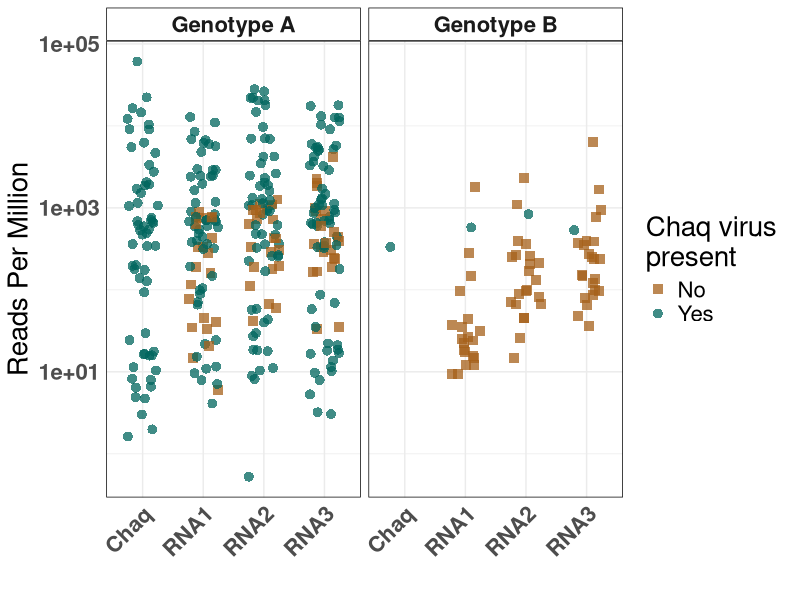
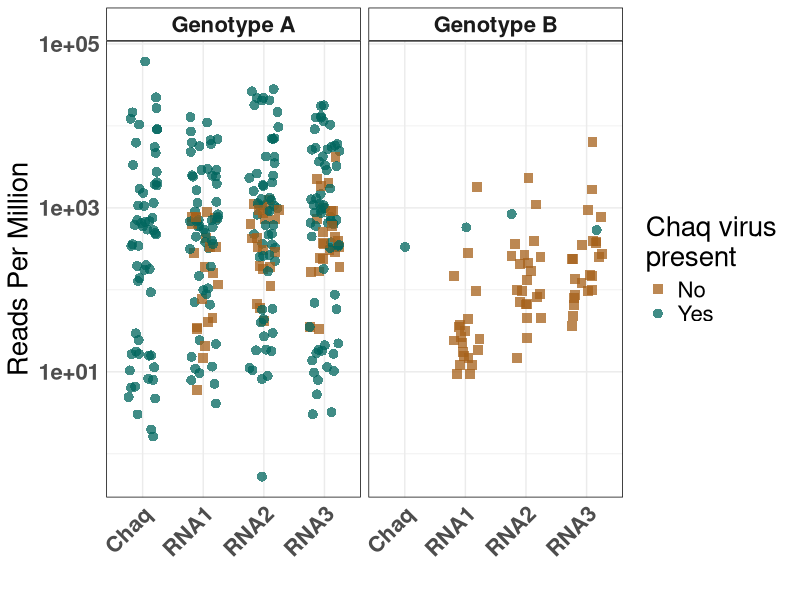

Recreate these plots in R, in order.
library(tidyverse)
library(readxl)

all_counts <- read_xlsx("analyses/RPM/all_read_counts.xlsx") %>% 
  filter(count_type == "post_trimming") %>% 
  rename(id = sample_id) %>% 
  select(id, count)

remapping1 <- read_xlsx("analyses/RPM/remapping_num_aligned.xlsx")
remapping3 <- read_xlsx("analyses/RPM/remapping3_num_aligned.xlsx")
remappingM <- read_xlsx("analyses/RPM/remapping_mark.xlsx")

#parse to get sample ids
remapping1 <- remapping1 %>% 
  mutate(sample_id = str_replace(sample_id, "sim-20-TD-4.filt", "D_mel_USA_2020_sim-20-TD-4_Galbut_virus_RNA3_Complete_CDS_2")) %>% 
  separate(sample_id, into = c("D", "mel_sim", "loc", "year", "id", "galbut", "virus", "segment"), sep = "_") %>% 
  mutate(segment = str_replace(segment, "Complete", "Chaq"),
         segment = str_replace(segment, "Capsid", "RNA2"),
         segment = str_replace(segment, "RNA2s", "RNA2")) %>% 
  select(id, segment, num_reads) 

remapping3 <- remapping3 %>% 
  mutate(sample_id = str_replace(sample_id, "Penn-M-2_Chaq_virus_Complete_CDS_1", 
                                 "D_mel_USA_2023_Penn-M-2_Chaq_virus_Complete_CDS_1")) %>% 
  mutate(sample_id = str_replace(sample_id, "Penn-M-2_Chaq_virus_Complete_CDS_2", 
                                 "D_mel_USA_2023_Penn-M-2_Chaq_virus_Complete_CDS_2")) %>% 
  separate(sample_id, into = c("D", "mel_sim", "loc", "year", "id", "galbut", "virus", "segment"), sep = "_") %>% 
  mutate(segment = str_replace(segment, "Complete", "Chaq"),
         segment = str_replace(segment, "Capsid", "RNA2"),
         segment = str_replace(segment, "Partial", "Chaq")) %>% 
  select(id, segment, num_reads)

remappingM <- remappingM %>% 
  separate(id, into = c("D", "mel_sim", "loc", "year", "id", "galbut", "virus", "segment"), sep = "_") %>% 
  mutate(segment = str_replace(segment, "Complete", "Chaq")) %>% 
  mutate(num_reads = num_seqs) %>% 
  select(id, segment, num_reads)

# Get segments into own df
remap1_RNA1 <- remapping1 %>% 
  filter(segment == "RNA1")

remap1_RNA2 <- remapping1 %>% 
  filter(segment == "RNA2")

remap1_RNA3 <- remapping1 %>% 
  filter(segment == "RNA3")

remap1_Chaq <- remapping1 %>% 
  filter(segment == "Chaq")

remap3_RNA1 <- remapping3 %>% 
  filter(segment == "RNA1")

remap3_RNA2 <- remapping3 %>% 
  filter(segment == "RNA2")

remap3_RNA3 <- remapping3 %>% 
  filter(segment == "RNA3")

remap3_Chaq <- remapping3 %>% 
  filter(segment == "Chaq")

remapM_RNA2 <- remappingM %>% 
  filter(segment == "RNA2") 

remapM_RNA3 <- remappingM %>% 
  filter(segment == "RNA3")

remapM_Chaq <- remappingM %>% 
  filter(segment == "Chaq")

#join the df's - keeping all the remapping 3 and all other mapping in remapping 1
RNA1_remap1 <- anti_join(remap1_RNA1, remap3_RNA1, by = "id")
all_RNA1 <- full_join(remap3_RNA1, RNA1_remap1, by = c("segment", "id", "num_reads"))
all_RNA1 <- all_RNA1[-c(35), ]

RNA2_remap1 <- anti_join(remap1_RNA2, remap3_RNA2, by = "id")                    
all_RNA2 <- full_join(remap3_RNA2, RNA2_remap1, by = c("segment", "id", "num_reads"))
all_RNA2 <- full_join(all_RNA2, remapM_RNA2, by = c("segment", "id", "num_reads"))
all_RNA2 <- all_RNA2[-c(14, 31, 108, 107), ]

RNA3_remap1 <- anti_join(remap1_RNA3, remap3_RNA3, by = "id")                    
all_RNA3 <- full_join(remap3_RNA3, RNA3_remap1, by = c("segment", "id", "num_reads"))
all_RNA3 <- full_join(all_RNA3, remapM_RNA3, by = c("segment", "id", "num_reads"))
all_RNA3 <- all_RNA3[-c(30, 40, 57), ]

Chaq_remap1 <- anti_join(remap1_Chaq, remap3_Chaq, by = "id")                    
all_Chaq <- full_join(remap3_Chaq, Chaq_remap1, by = c("segment", "id", "num_reads"))
all_Chaq <- full_join(all_Chaq, remapM_Chaq, by = c("segment", "id", "num_reads"))
all_Chaq <- all_Chaq[-c(16, 23, 37), ]

# Read in metadata table
metadata <- read_csv("analyses/data/Metadata_Table.csv") %>% 
  mutate(id = sample_name) %>% 
  select(id, genotype, chaq_present) 

#combine all the data
all_RNA1 <- left_join(all_RNA1, metadata, by = "id")
all_RNA1 <- left_join(all_RNA1, all_counts, by = "id")

all_RNA2 <- left_join(all_RNA2, metadata, by = "id")
all_RNA2 <- left_join(all_RNA2, all_counts, by = "id")

all_RNA3 <- left_join(all_RNA3, metadata, by = "id")
all_RNA3 <- left_join(all_RNA3, all_counts, by = "id")

all_Chaq <- left_join(all_Chaq, metadata, by = "id")
all_Chaq <- left_join(all_Chaq, all_counts, by = "id")

all_data <- rbind(all_RNA1, all_RNA2, all_RNA3, all_Chaq) %>% 
  mutate(genotype = str_replace(genotype, "A", "Genotype A"),
         genotype = str_replace(genotype, "B", "Genotype B"),
         chaq_present = str_replace(chaq_present, "y", "Yes"),
         chaq_present = str_replace(chaq_present, "n", "No"))

# Calculate RPM
all_data <- all_data %>% 
  mutate(rpm = (num_reads/count)*1000000)

# Make plot
plot <- ggplot(all_data, aes(x = segment, y = rpm)) +
  geom_jitter(aes(colour = chaq_present, shape = chaq_present), alpha = 0.75, size = 3, width = 0.25, height = 0) +
  scale_colour_manual(values = c("#a6611a", "#01665e")) +
  scale_shape_manual(values = c(15, 16)) +
  scale_y_log10() +
  facet_wrap(~genotype) +
  theme_minimal(base_size = 11) +
  theme(panel.border = element_rect(linetype = "solid", fill = NA),
        strip.background = element_rect(colour = "black", fill = "white"),
        strip.text = element_text(face = "bold"),
        axis.text = element_text(face = "bold"),
        text = element_text(size = 20),
        axis.text.x = element_text(angle = 45, hjust = 1, vjust = 1)) +
  labs(x = "", y = "Reads Per Million", shape = "Chaq virus \npresent", 
       colour = "Chaq virus \npresent")

plot 
ggsave("analyses/plots/RPM.pdf", units = "in", width = 10, height = 8)  
